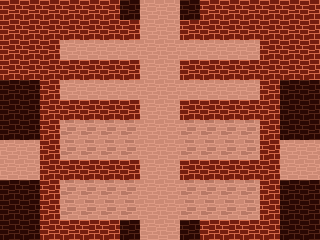

Tiled map render using the project's own tile images. Description and the whole map definition, tile-layer contents included, below:
An orthogonal 16x12 tile map with 20x20 px tiles, 2 tile layers (BACKGROUND, FOREGROUND).

<map version="1.0" tiledversion="1.0.3" orientation="orthogonal" renderorder="right-down" width="16" height="12" tilewidth="20" tileheight="20" nextobjectid="1">
 <tileset firstgid="1" source="tile-castle.tsx" />
 <layer name="BACKGROUND" width="16" height="12">
  <data encoding="csv">
17,17,17,17,17,17,17,17,17,17,17,17,17,17,17,17,
17,17,17,17,17,17,17,17,17,17,17,17,17,17,17,17,
17,17,17,17,17,17,17,17,17,17,17,17,17,17,17,17,
17,17,17,17,17,17,17,17,17,17,17,17,17,17,17,17,
17,17,17,17,17,17,17,17,17,17,17,17,17,17,17,17,
17,17,17,17,17,17,17,17,17,17,17,17,17,17,17,17,
17,17,17,17,17,17,17,17,17,17,17,17,17,17,17,17,
17,17,17,17,17,17,17,17,17,17,17,17,17,17,17,17,
17,17,17,17,17,17,17,17,17,17,17,17,17,17,17,17,
17,17,17,17,17,17,17,17,17,17,17,17,17,17,17,17,
17,17,17,17,17,17,17,17,17,17,17,17,17,17,17,17,
17,17,17,17,17,17,17,17,17,17,17,17,17,17,17,17
</data>
 </layer>
 <layer name="FOREGROUND" width="16" height="12">
  <data encoding="csv">
1,1,1,1,1,1,19,0,0,19,1,1,1,1,1,1,
1,1,1,1,1,1,1,0,0,1,1,1,1,1,1,1,
1,1,1,0,0,0,0,0,0,0,0,0,0,1,1,1,
1,1,1,1,1,1,1,0,0,1,1,1,1,1,1,1,
19,19,1,0,0,0,0,0,0,0,0,0,0,1,19,19,
19,19,1,1,1,1,1,0,0,1,1,1,1,1,19,19,
19,19,1,18,18,18,18,0,0,18,18,18,18,1,19,19,
0,0,1,18,18,18,18,0,0,18,18,18,18,1,0,0,
0,0,1,1,1,1,1,0,0,1,1,1,1,1,0,0,
19,19,1,18,18,18,18,0,0,18,18,18,18,1,19,19,
19,19,1,18,18,18,18,0,0,18,18,18,18,1,19,19,
19,19,1,1,1,1,19,0,0,19,1,1,1,1,19,19
</data>
 </layer>
</map>
